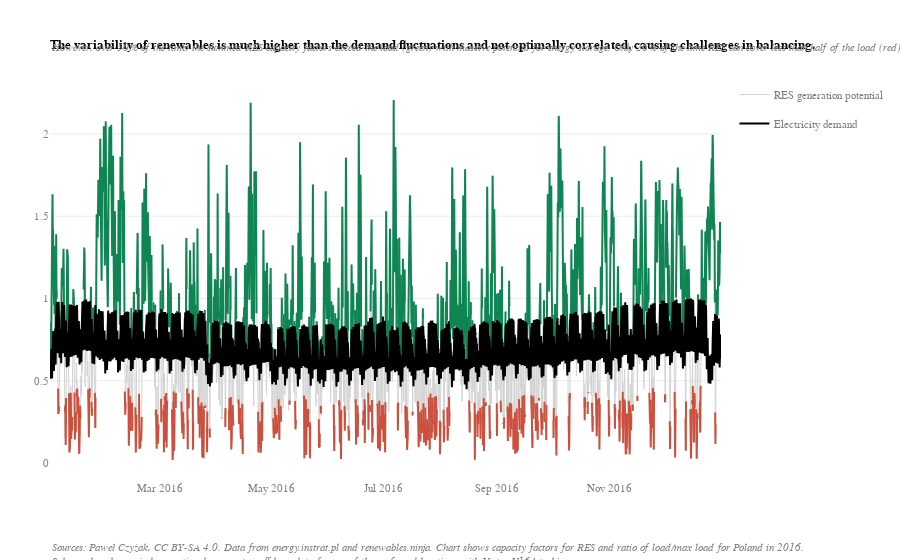

This figure's notebook cell:
### Code cell
import plotly.graph_objects as go
import numpy as np

fig = go.Figure(
)
fig.update_yaxes(showgrid=True, gridwidth=1, gridcolor='rgb(235, 235, 235)')

fig.add_trace(go.Scatter(x=load_df.index, y=load_df['sum_res'],
                    mode='lines',
                    name='RES generation potential',
                    line=dict(color='lightgrey', width=1),
                    legendgroup='group1',
                    ))
fig.add_trace(go.Scatter(x=load_df.index, y=load_df['res_under50'],
                    mode='lines',
                    name='RES generation potential',
                    line=dict(color='rgb(204, 80, 62)', width=2),
                    legendgroup='group1', showlegend = False
                    ))
fig.add_trace(go.Scatter(x=load_df.index, y=load_df['res_over'],
                    mode='lines',
                    name='RES generation potential',
                    line=dict(color='rgb(15, 133, 84)', width=2),
                    legendgroup='group1', showlegend = False,
                    ))
fig.add_trace(go.Scatter(x=load_df.index, y=load_df['load'],
                    mode='lines',
                    name='Electricity demand',
                    line=dict(color='black', width=2),
                    ))

fig.update_layout(
        width=1100,
        colorway=px.colors.qualitative.Prism,
        plot_bgcolor='white',  
        title=dict(
            text='<b>The variability of renewables is much higher than the demand fluctuations and not optimally correlated, causing challenges in balancing.</b>',
            font=dict(
                family="Work Sans, sans-serif",
                size=13,
                color="black",
            ),
            x=0,
            xref='paper',
            yref='paper',
            xanchor="left", 
            yanchor="top",
        ),
        margin=dict(t=80, b=80,l=50, r=50),
        font=dict(
            family="Work Sans, sans-serif",
            size=11,
            color="grey"
        ),
        annotations=[
            go.layout.Annotation( 
                text='<i>However, over 50% of the time, the summed RES capacity factors exceed the load (green) with massive potential for energy storage. Only 26% of the time RES can cover less than half of the load (red).</i>',
                align='left',
                showarrow=False,
                xref='paper',
                yref='paper',
                x=0,
                y=1.1,
                xanchor="left", 
                yanchor="top",
                visible=True,
                font=dict(
                    family="Work Sans, sans-serif",
                    size=11,
                    color="grey"
                )
            ),
            go.layout.Annotation( 
                text='<i>Sources: Paweł Czyżak, CC BY-SA 4.0. Data from energy.instrat.pl and renewables.ninja. Chart shows capacity factors for RES and ratio of load/max load for Poland in 2016.<br>Solar and onshore wind are national aggregates, offshore data for one of the confirmed locations with Vestas V164 turbine.</i>',
                align='left',
                showarrow=False,
                xref='paper',
                yref='paper',
                x=0,
                y=-0.15,
                xanchor="left", 
                yanchor="top",
                visible=True,
                font=dict(
                    family="Work Sans, sans-serif",
                    size=11,
                    color="grey"
                )
            ),
        ]
)
fig.show(    
    config={
        'modeBarButtonsToRemove': ['lasso2d', "zoomIn2d", 'resetScale2d'],
        "locale": "en",
        "toImageButtonOptions": {"width": None, "height": None}
    },
)

### Figure 1 — Plotly figure (JSON) as saved in the notebook; plotly's stock layout.template omitted (floating-point values rounded to 4 significant figures; data arrays with more than 128 entries replaced by an {"elided": "..."} marker saying what was removed)
{"data": [{"legendgroup": "group1", "line": {"color": "lightgrey", "width": 1}, "mode": "lines", "name": "RES generation potential", "type": "scatter", "x": {"elided": "8753 str values"}, "y": {"elided": "8753 float values"}}, {"legendgroup": "group1", "line": {"color": "rgb(204, 80, 62)", "width": 2}, "mode": "lines", "name": "RES generation potential", "showlegend": false, "type": "scatter", "x": {"elided": "8753 str values"}, "y": {"elided": "8753 float values"}}, {"legendgroup": "group1", "line": {"color": "rgb(15, 133, 84)", "width": 2}, "mode": "lines", "name": "RES generation potential", "showlegend": false, "type": "scatter", "x": {"elided": "8753 str values"}, "y": {"elided": "8753 float values"}}, {"line": {"color": "black", "width": 2}, "mode": "lines", "name": "Electricity demand", "type": "scatter", "x": {"elided": "8753 str values"}, "y": {"elided": "8753 float values"}}], "layout": {"annotations": [{"align": "left", "font": {"color": "grey", "family": "Work Sans, sans-serif", "size": 11}, "showarrow": false, "text": "<i>However, over 50% of the time, the summed RES capacity factors exceed the load (green) with massive potential for energy storage. Only 26% of the time RES can cover less than half of the load (red).</i>", "visible": true, "x": 0, "xanchor": "left", "xref": "paper", "y": 1.1, "yanchor": "top", "yref": "paper"}, {"align": "left", "font": {"color": "grey", "family": "Work Sans, sans-serif", "size": 11}, "showarrow": false, "text": "<i>Sources: Paweł Czyżak, CC BY-SA 4.0. Data from energy.instrat.pl and renewables.ninja. Chart shows capacity factors for RES and ratio of load/max load for Poland in 2016.<br>Solar and onshore wind are national aggregates, offshore data for one of the confirmed locations with Vestas V164 turbine.</i>", "visible": true, "x": 0, "xanchor": "left", "xref": "paper", "y": -0.15, "yanchor": "top", "yref": "paper"}], "autosize": true, "colorway": ["rgb(95, 70, 144)", "rgb(29, 105, 150)", "rgb(56, 166, 165)", "rgb(15, 133, 84)", "rgb(115, 175, 72)", "rgb(237, 173, 8)", "rgb(225, 124, 5)", "rgb(204, 80, 62)", "rgb(148, 52, 110)", "rgb(111, 64, 112)", "rgb(102, 102, 102)"], "font": {"color": "grey", "family": "Work Sans, sans-serif", "size": 11}, "margin": {"b": 80, "l": 50, "r": 50, "t": 80}, "plot_bgcolor": "white", "title": {"font": {"color": "black", "family": "Work Sans, sans-serif", "size": 13}, "text": "<b>The variability of renewables is much higher than the demand fluctuations and not optimally correlated, causing challenges in balancing.</b>", "x": 0, "xanchor": "left", "xref": "paper", "yanchor": "top", "yref": "paper"}, "xaxis": {"autorange": true, "range": ["2016-01-01 01:00", "2016-12-31 23:00"], "type": "date"}, "yaxis": {"autorange": true, "gridcolor": "rgb(235, 235, 235)", "gridwidth": 1, "range": [-0.103, 2.328], "showgrid": true, "type": "linear"}}}
